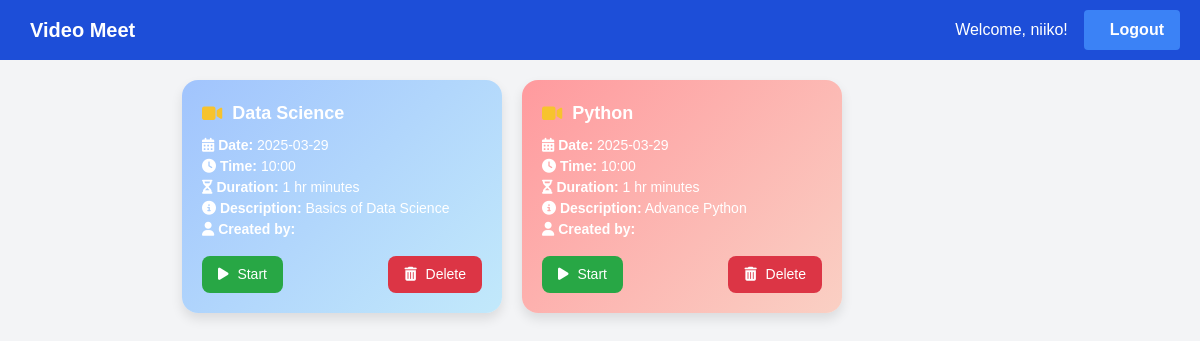
The app's page /admin_dashboard (signed in), older data.
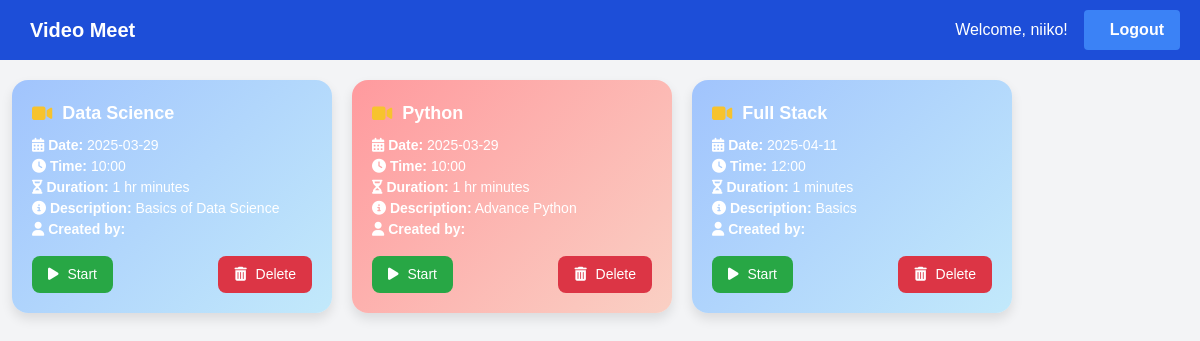
The same page, newer data.
### tables this page shows
CREATE TABLE meetings (
                id INTEGER PRIMARY KEY AUTOINCREMENT,
                meeting_id TEXT UNIQUE NOT NULL,
                meeting_name TEXT NOT NULL,
                meeting_date TEXT NOT NULL,
                meeting_time TEXT NOT NULL,
                meeting_duration TEXT NOT NULL,
                meeting_description TEXT,
                email TEXT NOT NULL,
                status TEXT DEFAULT 'scheduled'
            );

### app.py (the view)
@app.route('/admin_dashboard')
@role_required(['admin'])
def admin_dashboard():
    if 'user' not in session:
        flash('Please log in first.', 'danger')
        return redirect(url_for('login'))
    conn, cursor = get_db_cursor()
    try:
        cursor.execute("SELECT * FROM meetings")
        meetings = cursor.fetchall()
    finally:
        conn.close()
    return render_template('admin_dashboard.html', meetings=meetings)

### app.py (called while the page is built)
def get_db_cursor():
    conn = sqlite3.connect(DATABASE)
    conn.row_factory = sqlite3.Row
    return conn, conn.cursor()

def role_required(allowed_roles):
    def decorator(f):
        @wraps(f)
        def decorated_function(*args, **kwargs):
            if 'role' not in session or session['role'] not in allowed_roles:
                flash('You do not have permission to access this page.', 'danger')
                return redirect(url_for('home'))
            return f(*args, **kwargs)
        return decorated_function
    return decorator

### templates/admin_dashboard.html (shortened to what this page needs)
{% extends 'base.html' %}
{% block content %}
<head>
    <link rel="stylesheet" href="https://cdnjs.cloudflare.com/ajax/libs/font-awesome/6.5.1/css/all.min.css">
</head>
<div class="container mt-4">
    <div class="card-container">
        {% for meeting in meetings %}
        <div class="card">
            <h5 class="card-title">
                <i class="fas fa-video"></i> {{ meeting.meeting_name }}
            </h5>
            <p class="card-text">
                <strong><i class="fas fa-calendar-alt"></i> Date:</strong> {{ meeting.meeting_date }}<br>
                <strong><i class="fas fa-clock"></i> Time:</strong> {{ meeting.meeting_time }}<br>
                <strong><i class="fas fa-hourglass-half"></i> Duration:</strong> {{ meeting.meeting_duration }} minutes<br>
                <strong><i class="fas fa-info-circle"></i> Description:</strong> {{ meeting.meeting_description }}<br>
                <strong><i class="fas fa-user"></i> Created by:</strong> {{ meeting.created_by }}
            </p>
            <div class="actions">
                <a href="{{ url_for('start_meeting', meeting_id=meeting.meeting_id) }}" class="btn-custom btn-custom-success">
                    <i class="fas fa-play"></i> Start
                </a>
                <button type="button" class="btn-custom btn-custom-danger" onclick="deleteMeeting('{{ meeting.meeting_id }}')">
    <i class="fas fa-trash-alt"></i> Delete
</button>
            </div>
        </div>
        {% endfor %}
    </div>
</div>
{% endblock %}

### templates/base.html (shortened to what this page needs)
<!DOCTYPE html>
<html lang="en">
<head>
    <link href="https://cdn.jsdelivr.net/npm/tailwindcss@2.2.19/dist/tailwind.min.css" rel="stylesheet">
    <link rel="stylesheet" href="https://cdnjs.cloudflare.com/ajax/libs/font-awesome/6.0.0-beta3/css/all.min.css">
</head>
<body class="bg-gray-100">
    <div class="header">
        <div>
            <a href="{{ url_for('home') }}" class="text-xl font-bold">Video Meet</a>
        </div>
        <div class="nav-links">
            {% if 'user' in session %}
                <span class="mr-4">Welcome, {{ session['user_name'] }}!</span>
                    <button class="dropbtn bg-blue-500 hover:bg-blue-700 text-white font-bold py-2 px-4 rounded">
                        <a href="{{ url_for('logout') }}">Logout</a></button>
            {% else %}
                <a href="{{ url_for('login') }}" class="bg-blue-500 hover:bg-blue-700 text-white font-bold py-2 px-4 rounded">Login</a>
                <a href="{{ url_for('signup') }}" class="bg-green-500 hover:bg-green-700 text-white font-bold py-2 px-4 rounded">Signup</a>
            {% endif %}
        </div>
    </div>
    <div class="content">
        {% block content %}{% endblock %}
    </div>
</body>
</html>

### templates/base.html (style rules this page uses)
.header { display: flex; justify-content: space-between; align-items: center; padding: 10px 20px; background-color: #1d4ed8; color: white; }
.header a { color: white; text-decoration: none; margin-left: 10px; }
.header .nav-links { display: flex; align-items: center; }
.header .nav-links a { margin-left: 10px; }
.content { margin-top: 20px; }

### templates/admin_dashboard.html (style rules this page uses)
body { font-family: Arial, sans-serif; background-color: #f4f7fa; color: #333; }
.btn-custom { padding: 8px 16px; border-radius: 8px; transition: background-color 0.3s ease; cursor: pointer; font-size: 14px; font-weight: 500; border: none; outline: none; }
.btn-custom-success { background-color: #28a745; color: white; }
.btn-custom-danger { background-color: #dc3545; color: white; }
.card-container { display: flex; flex-wrap: wrap; gap: 20px; justify-content: center; }
.card { background: linear-gradient(135deg, #6dd5ed 0%, #2193b0 100%); color: white; border-radius: 16px; overflow: hidden; transition: transform 0.3s ease, box-shadow 0.3s ease; width: 320px; box-shadow: 0 6px 12px rgba(0, 0, 0, 0.1); padding: 20px; position: relative; }
.card:nth-child(even) { background: linear-gradient(135deg, #ff9a9e 0%, #fad0c4 100%); }
.card:nth-child(odd) { background: linear-gradient(135deg, #a1c4fd 0%, #c2e9fb 100%); }
.card-title { font-size: 18px; font-weight: bold; margin-bottom: 8px; display: flex; align-items: center; }
.card-title i { margin-right: 10px; color: #f7c32e; }
.card-text { font-size: 14px; margin-bottom: 16px; line-height: 1.5; }
.actions { display: flex; justify-content: space-between; gap: 8px; }
.btn-custom i { margin-right: 5px; }

Row changes from the older to the newer data that the page shows:
added meetings: meeting_name "Full Stack", meeting_date "2025-04-11", meeting_time "12:00", meeting_duration "1", meeting_description "Basics"
